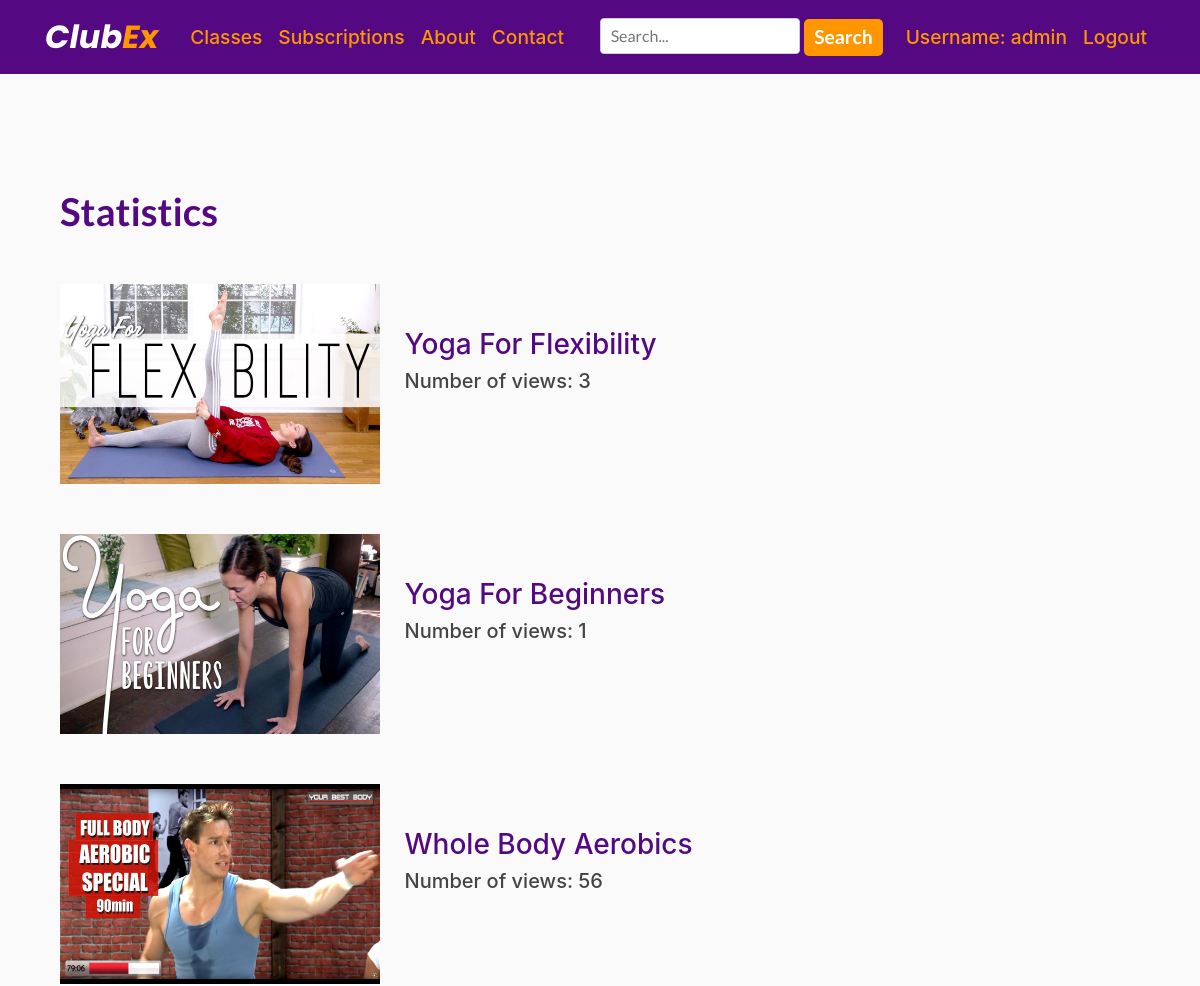
Page /stats/ (signed in, upper part) on the earlier database version.
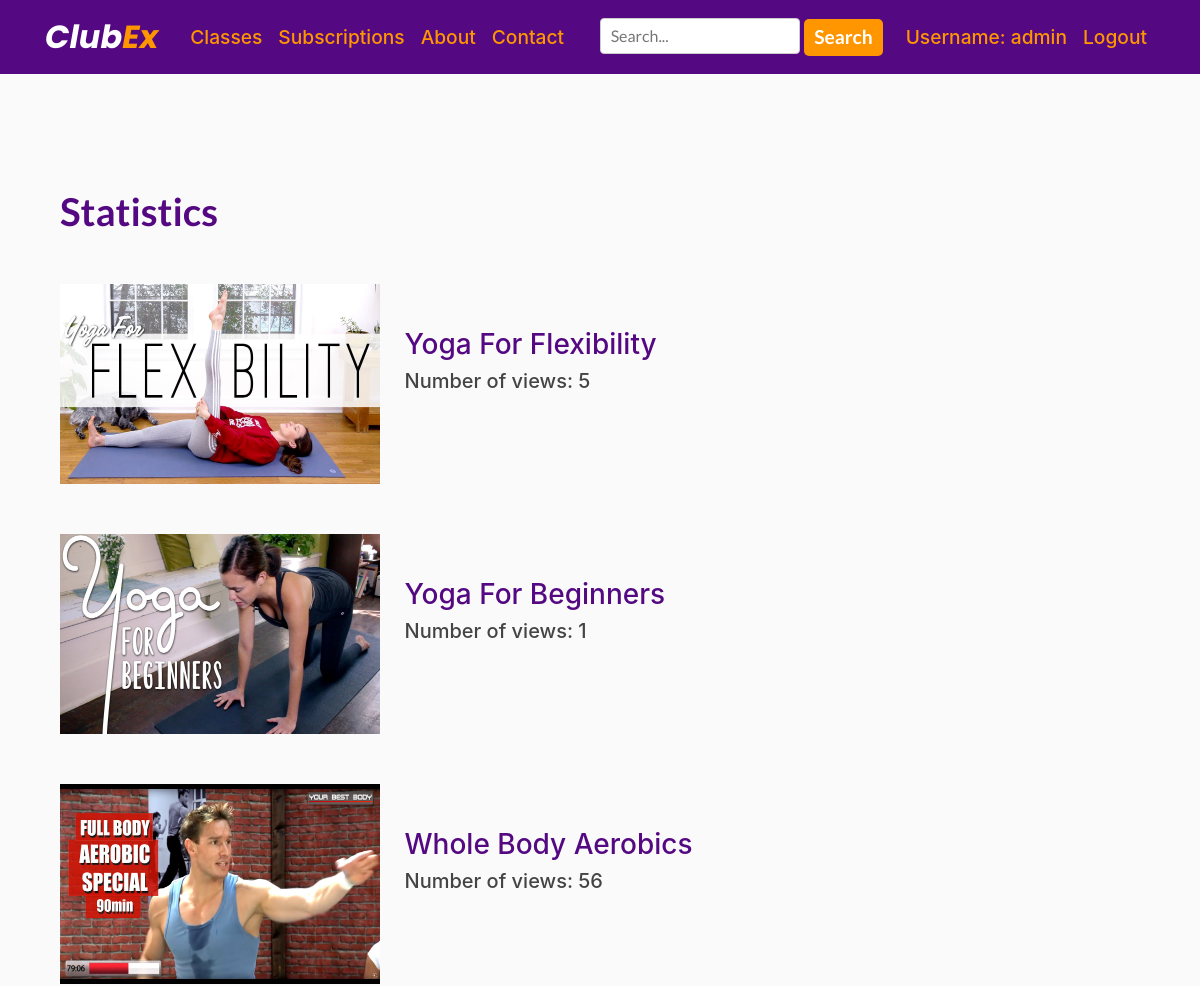
Same page on the later database version.
### ClubEx/models.py (models this page shows, shortened)
class Video(models.Model):
    category = models.CharField(max_length=200)
    video_name = models.CharField(max_length=200)
    video_thumbnail = models.ImageField(null=True, blank=True)
    video = EmbedVideoField()
    content = models.TextField()
    video_views = models.IntegerField(default=0, null=True, blank=True)
    class Meta:
        ordering = ('-video_name',)

### ClubEx/views.py (the view)
# urls.py: path('stats/', views.stats, name='stats'),
@login_required
def stats(request):
    obj = Video.objects.all
    return render(request, 'clubex/stats.html', {'obj': obj})

### ClubEx/templates/ClubEx/stats.html (shortened to what this page needs)
{% extends "ClubEx/base.html" %}
{% load embed_video_tags %}
{% load static %}
{% block content %}
<!DOCTYPE html>
<html lang="en">
<head>
    <link rel="stylesheet" href="https://stackpath.bootstrapcdn.com/bootstrap/4.5.2/css/bootstrap.min.css">
    <Link rel="stylesheet" href="{% static 'ClubEx/style.css' %}" type="text/css" >
    <Link rel="stylesheet" href="{% static 'ClubEx/newstyle.css' %}" type="text/css" >
</head>
<body>
  <div class="section">
      <div class="container" id="statscontainer">
        <h1>Statistics</h1>
        {% for i in obj %}
          <div class="statsbox" href>
              <a class="statsimg" href="{% url 'video_details' i.id %}">
                <img src="{{ i.video_thumbnail.url }}" alt="#" width="320" height="200">
              </a>
              <div class="statscontent">
                <a href="{% url 'video_details' i.id %}"><h3>{{ i.video_name }}</h3></a>
                <h5>Number of views: {{ i.video_views }}</h5>
              </div>
            </div>
        {% endfor %}
      </div>
  </div>
</body>
</html>
{% endblock content %}

### ClubEx/templates/ClubEx/base.html (shortened to what this page needs)
{% load static %}
<!DOCTYPE html>
<html lang="en">
<head>
    <link rel="stylesheet" href="https://stackpath.bootstrapcdn.com/bootstrap/4.5.2/css/bootstrap.min.css">
    <Link rel="stylesheet" href="{% static 'ClubEx/style.css' %}" type="text/css" >
</head>
<body>
    <header class="site-header">
      <nav class="navbar navbar-expand-md navbar-dark bg-steel fixed-top">
        <div class="container">
          <a class="navbar-brand mr-4" href="/">Club<span class="orange">Ex</span></a>
          <div class="collapse navbar-collapse" id="navbarToggle">
            <div class="navbar-nav mr-auto">
              <a class="nav-item nav-link" href="{% url 'classes' %}">Classes</a>
              <a class="nav-item nav-link" href="{% url 'plans' %}">Subscriptions</a>
              <a class="nav-item nav-link" href="{% url 'about' %}">About</a>
              <a class="nav-item nav-link" href="{% url 'contact' %}">Contact</a>
            </div>
              <form id="searchbar" action="{% url 'videos' %}" method="get">
                  <input name="q" type="text" placeholder="Search..." aria-label="Search" autocomplete="on">
                  <button class="btn btn-outline-success my-2 my-sm-0" type=submit>Search</button>
              </form>
            <div class="navbar-nav">
                {% if user.is_authenticated %}
                    <a class="nav-item nav-link" href="{% url 'profile' %}">Username: {{ user.username }}</a>
                    <a class="nav-item nav-link" href="{% url 'logout' %}">Logout</a>
                {% else %}
                    <a class="nav-item nav-link" href="{% url 'login' %}">Login</a>
                    <a class="nav-item nav-link" href="{% url 'register' %}">Register</a>
                {% endif%}
            </div>
          </div>
        </div>
      </nav>
    </header>
    <main role="main" class="container">
      <div class="row">
        <div class="col-md-12">
          {% block content %}
          {% endblock %}
        </div>
      </div>
    </main>
</body>
</html>

### ClubEx/static/ClubEx/style.css (style rules this page uses)
body { background: #fafafa; color: #333333; margin-top: 5rem; text-align: left; }
h1, h2, h3, h4, h5, h6 { color: #444444; }
.bg-steel { background-color: #540982; }
.navbar-brand { font-size:2em; font-family:'Poppins', sans-serif; font-style:italic; font-weight:700; }
.orange { color: #ff9600; }
.site-header .navbar-nav .nav-link { font-size:1.2em; font-weight:500; color: #ff9600; transition:color 0.3s; }
#searchbar { margin-right:15px; }
#searchbar input[type=text], select { padding: 5px 10px; font-family:'Lato', sans-serif; border: 1px solid #ccc; border-radius: 4px; box-sizing: border-box; resize: vertical; }
#searchbar button[type=submit] { padding:4px 10px; font-family:'Lato', sans-serif; font-size:1.2em; font-weight:700; text-decoration:none; color:#fff; background-color:#ff9600; border-radius:5px; border:none; transition:background-color 0.5s, color 0.5s; }

### ClubEx/static/ClubEx/newstyle.css (style rules this page uses)
body, html { height: 100%; margin-top: 4rem; }
h1 { margin-bottom:20px; font-family:'Lato', sans-serif; font-size:2.4em; font-weight:700; color:#540982; font-variant-ligatures: none; }
a, a:hover { text-decoration:none; }
.section { margin:0; padding:60px 0; }
.container { text-align:center; }
#statscontainer { text-align:left; }
#statscontainer h1 { margin-bottom:50px; }
.statsbox { margin-bottom:50px; }
.statsimg { display:inline-block; transition:opacity 0.5s; }
.statscontent { display:inline-block; margin-left:20px; }
.statscontent a { margin-bottom:10px; }
.statscontent h3 { color:#540982; transition:color 0.3s; }

Differences in the rows shown:
changed Video "Yoga For Flexibility": video_views "3" → "5"
